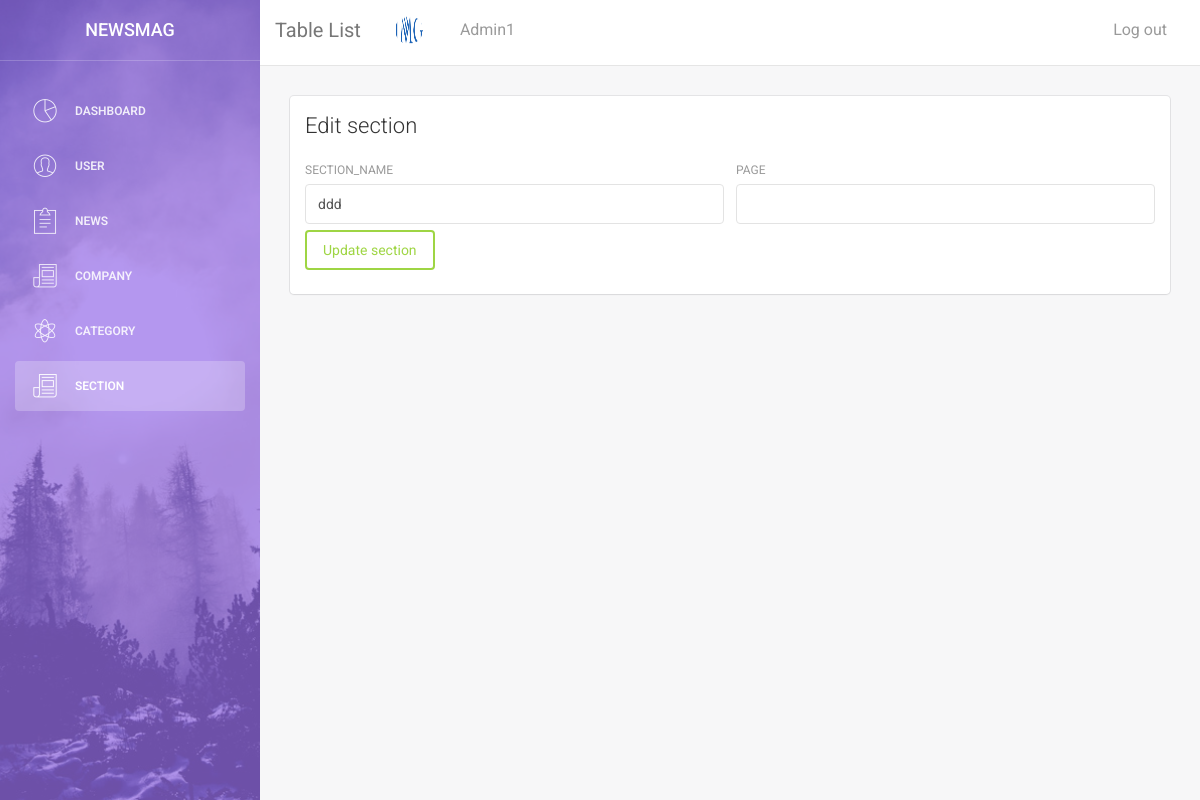
Screenshot of /admin/sectionedit.php?id=15 (signed in) with the database file from the repository.
### tables this page shows
CREATE TABLE `myuser` (
  `status` int(11) NOT NULL DEFAULT '0',
  `id` int(11) NOT NULL,
  `user` varchar(60) NOT NULL,
  `password` varchar(60) NOT NULL,
  `email` varchar(60) NOT NULL,
  `number` varchar(60) NOT NULL,
  `media` varchar(69) NOT NULL
);

CREATE TABLE `section_table` (
  `id` int(11) NOT NULL,
  `section_name` varchar(60) NOT NULL,
  `page` varchar(60) NOT NULL
);

### admin/valid.php (called while the page is built, shortened)
<?php
if(isset($_COOKIE['username'])){
	$userPass = $_COOKIE['username'];
}else{
	$userPass = $_SESSION['username'];
}
$objs = new Connection();
$objs->connect();
			$sql = "SELECT * FROM  `myuser` WHERE `email` = '".$userPass."'";
			$query = $objs::$con->query($sql);
			$db_value = $query->fetch(PDO::FETCH_ASSOC);
?>

### admin/sectionedit.php (the view, shortened to what this page needs)
<?php
require_once('valid.php');
?>
<?php
 $id = $_GET['id'];
$dbcon = new Connection();
$dbcon->connect();
$result = $dbcon::$con->query("SELECT * FROM section_table WHERE id ={$id}");
$data = $result->fetch(PDO::FETCH_ASSOC);
?>
<html lang="en">
<head>
    <link href="assets/css/bootstrap.min.css" rel="stylesheet" />
    <link href="assets/css/animate.min.css" rel="stylesheet"/>
    <link href="assets/css/light-bootstrap-dashboard.css" rel="stylesheet"/>
    <link href="assets/css/demo.css" rel="stylesheet" />
    <link href="http://maxcdn.bootstrapcdn.com/font-awesome/4.2.0/css/font-awesome.min.css" rel="stylesheet">
    <link href="assets/css/pe-icon-7-stroke.css" rel="stylesheet" />
</head>
<body>
    <div class="wrapper">
        <div class="sidebar">
            <div class="sidebar-wrapper" style="background-image: url('assets/img/sidebar-5.jpg');
            background-repeat: no-repeat; background-position: center; background-size: cover;">
            <div style="background: rgba(147,104,233,0.68); height: 100vh">
                <div class="logo">
                    <a href="#" class="simple-text">
                        NEWSMAG
                    </a>
                </div>
                <ul class="nav">
                 <li>
                    <a href="dashboard.php">
                        <i class="pe-7s-graph"></i>
                        <p>Dashboard</p>
                    </a>
                </li>
                <li>
                    <a href="usertable.php">
                        <i class="pe-7s-user"></i>
                        <p>User</p>
                    </a>
                </li>
                <li>
                    <a href="Newstable.php">
                        <i class="pe-7s-note2"></i>
                        <p>News</p>
                    </a>
                </li>
                <li>
                    <a href="Companytable.php">
                        <i class="pe-7s-news-paper"></i>
                        <p>Company</p>
                    </a>
                </li>
                <li>
                    <a href="Categorytable.php">
                        <i class="pe-7s-science"></i>
                        <p>Category</p>
                    </a>
                </li>
                <li class="active">
                    <a href="sectiontable.php">
                         <i class="pe-7s-news-paper"></i>
                        <p>section</p>
                    </a>
                </li>
            </ul>
        </div>
    </div>
</div>
<div class="main-panel">
    <nav class="navbar navbar-default navbar-fixed">
        <div class="container-fluid">
            <div class="navbar-header">
                <a class="navbar-brand" href="#">Table List</a>
            </div>
            <div class="collapse navbar-collapse">
                <ul class="nav navbar-nav navbar-left">
                    <li>
                     <a href="">
                        <img src="assets/img/<?php echo $db_value['media'];?>" width="30px" height="30px" style="border-radius: 100%; border: 1px solid #fff; margin-top: -5px">
                    </a>
                </li>
                <li>
                            <a href="#">
                                <?php
                               echo ucfirst($db_value['user']);
    ?>
                            </a>
                        </li>
            </ul>
            <ul class="nav navbar-nav navbar-right">
                <li>
                    <a href="logout.php">
                        Log out
                    </a>
                </li>
            </ul>
        </div>
    </div>
</nav>
<div class="content">
    <div class="container-fluid">
        <div class="row">
            <div class="col-md-12">
                <div class="card">
                    <div class="header">
                        <h4 class="title">Edit section</h4>
                    </div>
                    <div class="content">
                        <form method="post" action="function.php" enctype="multipart/form-data">
                            <div class="row">
                                <div class="col-md-6">
                                    <label>section_name</label>
                                <input type="text" name="section_name" class="form-control" value="<?php echo $data['section_name'];?>">
                                </div>
                                <div class="col-md-6">
                                    <label>page</label>
                                    <input type="text" name="page" class="form-control" value="<?php echo $data['page'];?>">
                                </div>
                            </div>
                            <button type="submit" class="btn btn-success" name="section_edit" value="edit">Update section</button>                            <div class="clearfix"></div>
                        </form>
                    </div>
                </div>
            </div>
        </div>
    </div>
</div>
</div>
</div>
</body>
</html>

### rows the page displays
myuser: media (picture), user "Admin1"
section_table: section_name "ddd"
